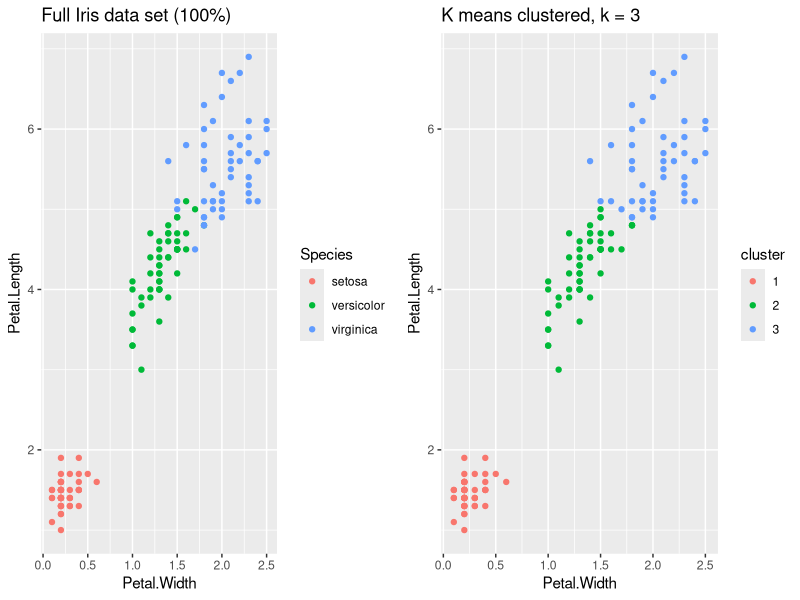
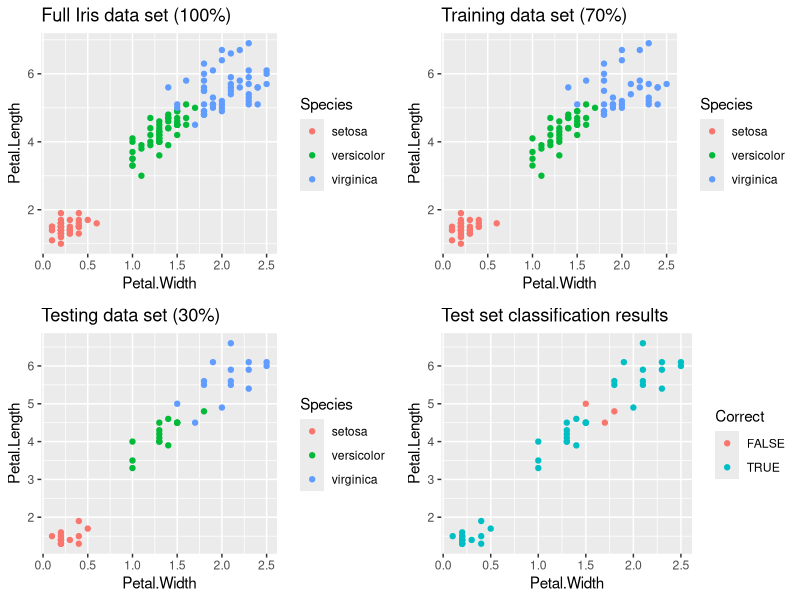
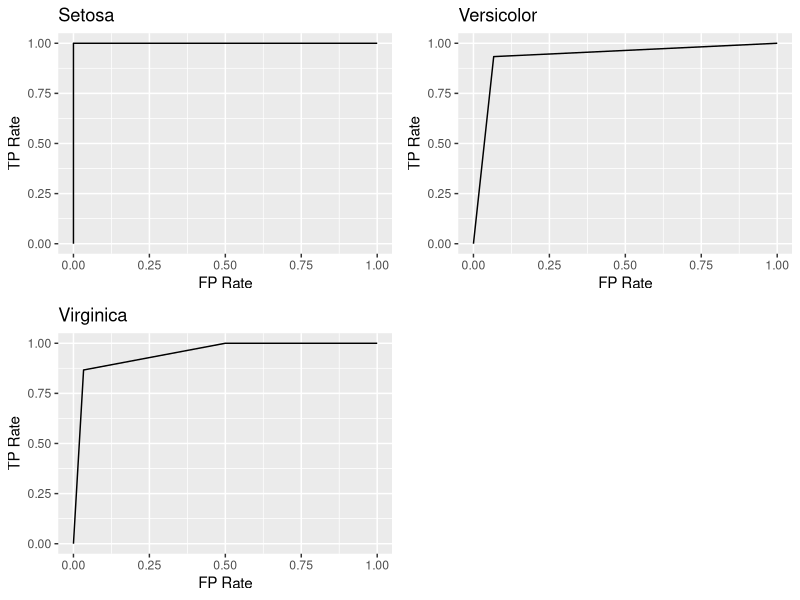

R code for these plots, in order:
# Load our data set.
data(iris);

# Load libraries.
library(ggplot2);
library(caret);
library(gridExtra);

set.seed(100);

# Inspect our data set.
names(iris);
head(iris);

# Plot the data.
qp0 = qplot(Petal.Width, Petal.Length, color = Species, data = iris, main = "Full Iris data set (100%)");

iris_k <- kmeans(iris[, c("Petal.Length", "Petal.Width")], 3, nstart = 20);

print(iris_k);
table(iris_k$cluster, iris$Species);

# Plot unsupervised clustering.
iris$cluster <- as.factor(iris_k$cluster);
qp1 <- qplot(Petal.Width, Petal.Length, color = cluster, data = iris, main = "K means clustered, k = 3");

grid.arrange(qp0, qp1, ncol = 2, nrow = 1);

iris$cluster <- NULL;

set.seed(100);

# Split our data into a training (70%) and test (30%) set.
training_split <- createDataPartition(y = iris$Species, p = 0.70, list = FALSE);
training_set <- iris[training_split,];
testing_set <- iris[-training_split,];

# Plot our training data
qp2 <- qplot(Petal.Width, Petal.Length, color = Species, data = training_set, main = "Training data set (70%)");

# Plot our test data
qp3 <- qplot(Petal.Width, Petal.Length, color = Species, data = testing_set, main = "Testing data set (30%)");

# Train our model.
model_fit <- train(Species ~ ., method = "rpart", data = training_set, trControl = trainControl(method = 'cv', number = 10, classProbs = TRUE));
# Using all features.
# ...or model_fit = train(Species ~ Petal.Length + Petal.Width, method = "rpart", data = training_set); to use only selected features.

print(model_fit);

# Classify from our reserved test set.
testing_set_predict <- predict(model_fit, newdata = testing_set[, -5]);
# Remove the Species field to prove we are not cheating.

# Verifying our model from the classifications.
table(testing_set_predict, testing_set$Species);

testing_set$Correct <- (testing_set_predict == testing_set$Species);
accuracy <- length(testing_set$Correct[testing_set$Correct == TRUE]) / length(testing_set$Correct);
paste("Training accuracy:", accuracy);

# Plot the classification results.
qp4 <- qplot(Petal.Width, Petal.Length, color = Correct, data = testing_set, main = "Test set classification results");

grid.arrange(qp0, qp2, qp3, qp4, ncol = 2, nrow = 2);

# Perform principal component analysis (by hand).
analysis <- prcomp(training_set[, -5], scale. = TRUE);
print(analysis$sdev);

variance_vector <- analysis$sdev ^ 2;
print(variance_vector);

relative_variance <- variance_vector / sum(variance_vector);
cumsum(relative_variance);
# Looking at the results, only 3 principal components needed to capture 99% of the variance.

# Using the Caret package to confirm results.
preProcess(training_set[, -5], method = "pca", thresh = 0.99);

# Generate RoC curves.

testing_set_predict <- predict(model_fit, newdata = testing_set[, -5], "prob");

roc_setosa <- data.frame(testing_set_predict$setosa, testing_set$Species == 'setosa');
colnames(roc_setosa) <- c("predict", "label");
roc_versicolor <- data.frame(testing_set_predict$versicolor, testing_set$Species == 'versicolor');
colnames(roc_versicolor) <- c("predict", "label");
roc_virginica <- data.frame(testing_set_predict$virginica, testing_set$Species == 'virginica');
colnames(roc_virginica) <- c("predict", "label");

library(ROCR);

pred_setosa <- prediction(roc_setosa$predict, roc_setosa$label);
perf_setosa <- performance(pred_setosa, "tpr", "fpr");
pred_versicolor <- prediction(roc_versicolor$predict, roc_versicolor$label);
perf_versicolor <- performance(pred_versicolor, "tpr", "fpr");
pred_virginica <- prediction(roc_virginica$predict, roc_virginica$label);
perf_virginica <- performance(pred_virginica, "tpr", "fpr");

qproc1 <- qplot(perf_setosa@x.values[[1]], perf_setosa@y.values[[1]], xlab = "FP Rate", ylab = "TP Rate", main = "Setosa", geom = "path");
qproc2 <- qplot(perf_versicolor@x.values[[1]], perf_versicolor@y.values[[1]], xlab = "FP Rate", ylab = "TP Rate", main = "Versicolor", geom = "path");
qproc3 <- qplot(perf_virginica@x.values[[1]], perf_virginica@y.values[[1]], xlab = "FP Rate", ylab = "TP Rate", main = "Virginica", geom = "path");
grid.arrange(qproc1, qproc2, qproc3, ncol = 2, nrow = 2);
